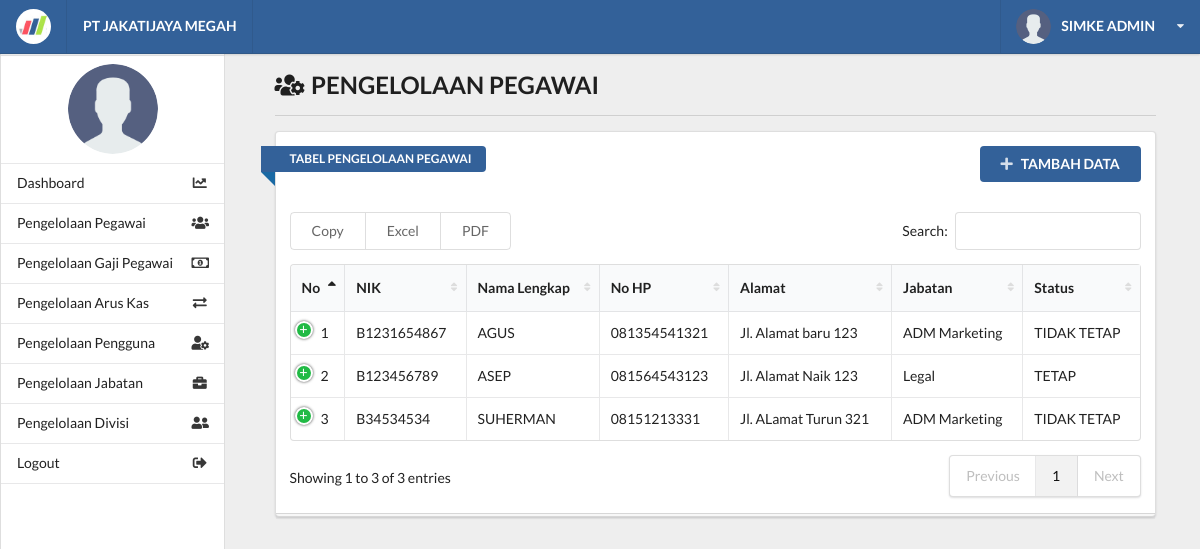
The page /kelola_pegawai.php (signed in) on the database as committed earlier.
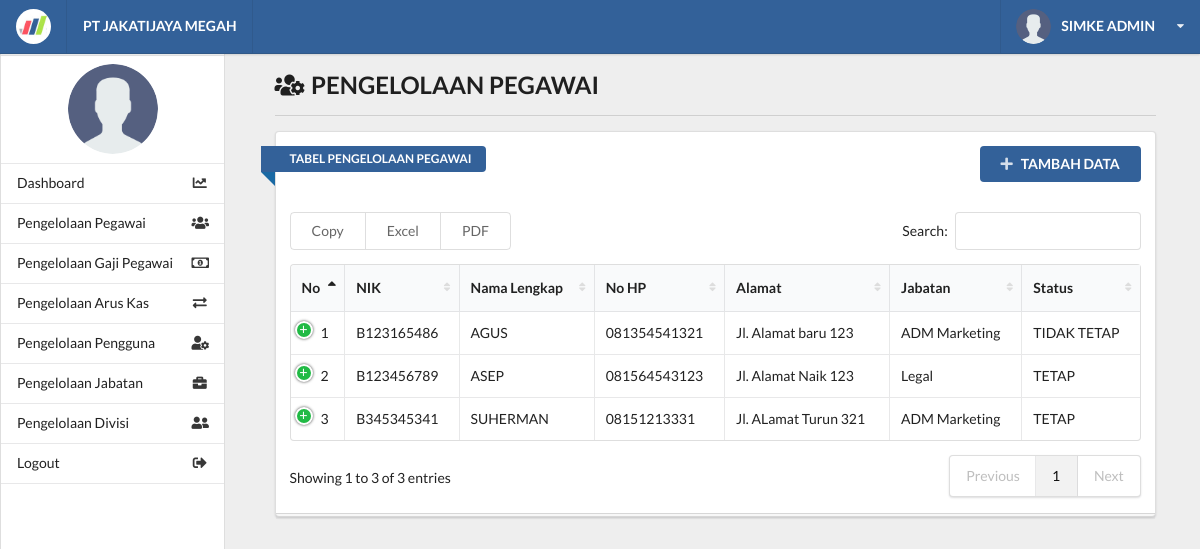
The same page on the database as committed later.
### tables this page shows
CREATE TABLE `tb_pegawai` (
  `id_pegawai` int(11) NOT NULL AUTO_INCREMENT,
  `nik` varchar(50) NOT NULL,
  `nama_lengkap` varchar(250) NOT NULL,
  `no_hp` varchar(15) NOT NULL,
  `alamat` text NOT NULL,
  `status_pegawai` varchar(200) NOT NULL COMMENT 'pg teteap; pg lama;',
  `id_jabatan` int(11) NOT NULL,
  PRIMARY KEY (`id_pegawai`),
  UNIQUE KEY `nik` (`nik`),
  KEY `id_jabatan` (`id_jabatan`),
  CONSTRAINT `tb_pegawai_ibfk_1` FOREIGN KEY (`id_jabatan`) REFERENCES `tb_jabatan` (`id_jabatan`) ON DELETE CASCADE ON UPDATE CASCADE
);

CREATE TABLE `tb_jabatan` (
  `id_jabatan` int(11) NOT NULL AUTO_INCREMENT,
  `nama_jabatan` varchar(250) NOT NULL,
  `keterangan` text,
  PRIMARY KEY (`id_jabatan`)
);

### functions/function_pegawai.php (called while the page is built, shortened)
<?php
	require_once 'database.php';
	function getData() {
		global $conn;
		$sql 	= "SELECT tb_pegawai.*, tb_jabatan.*
					FROM tb_pegawai
					JOIN tb_jabatan ON tb_pegawai.id_jabatan = tb_jabatan.id_jabatan";
		$result	= mysqli_query($conn, $sql);
		return mysqli_fetch_all($result, MYSQLI_ASSOC);
	}
?>

### kelola_pegawai.php (the view, shortened to what this page needs)
<?php
	require 'functions/function_pegawai.php';
	include_once 'layout/header.php';
	include_once 'layout/sidebar.php';
?>
		<div class="right floated thirteen wide computer sixteen wide phone column" id="content">
			<div class="ui container grid">
				<div class="row">
					<div class="fifteen wide computer sixteen wide phone centered column">
						<h2><i class="users cog icon"></i> PENGELOLAAN PEGAWAI</h2>
						<div class="ui divider"></div>
						<div class="ui grid">
							<div class="sixteen wide computer sixteen wide phone centered column">
								<div class="ui stacked segment">
									<div class="">
										<a href="add_pegawai.php" class="ui blue right floated button">
											<i class="plus icon"></i>TAMBAH DATA
										</a>
										<div class="ui blue ribbon icon label">TABEL PENGELOLAAN PEGAWAI</div>
										<br><br><br>
									</div>
									<table id="example" class="ui celled table responsive nowrap unstackable" style="width:100%">
									    <thead>
									        <tr>
									            <th>No</th>
									            <th>NIK</th>
									            <th>Nama Lengkap</th>
									            <th>No HP</th>
									            <th>Alamat</th>
                                        		<th>Jabatan</th>
									            <th>Status</th>
									        </tr>
									    </thead>
									    <tbody>
									    <?php $all = getData(); $no = 1; ?>
									    <?php foreach ($all as $data) { ?>
								    	<tr>
								    	    <td><?= $no++ ?></td>
								    	    <td><?= $data['nik'] ?></td>
								    	    <td><?= $data['nama_lengkap'] ?></td>
								    	    <td><?= $data['no_hp'] ?></td>
								    	    <td><?= $data['alamat'] ?></td>
                                            <td><?= $data['nama_jabatan'] ?></td>
								    	    <td><?= $data['status_pegawai'] ?></td>
								    	</tr>
									    <?php } ?>
									    </tbody>
									</table>
								</div>
							</div>
						</div>
					</div>
				</div>
			</div>
		</div>
<?php
	include_once 'layout/footer.php';
?>

Rows that differ between the two databases and show on the page:
changed tb_pegawai "AGUS": nik "B1231654867" → "B123165486"
changed tb_pegawai "SUHERMAN": nik "B34534534" → "B345345341"; status_pegawai "TIDAK TETAP" → "TETAP"
